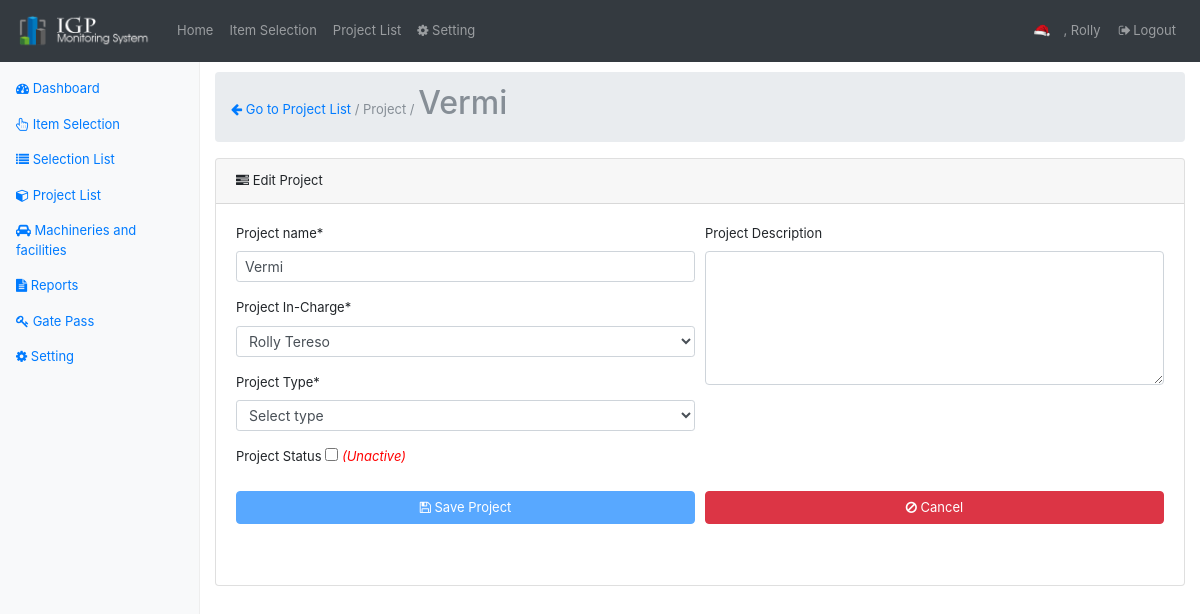
The app's page /project-register.php?edit=3 (signed in), older data.
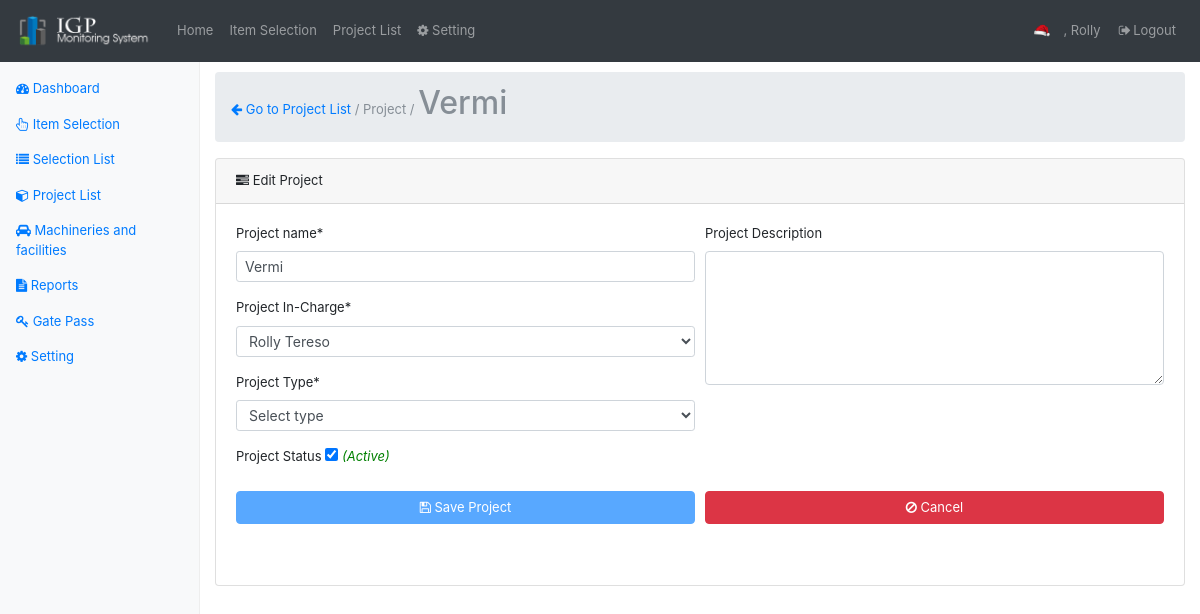
The same page, newer data.
### tables this page shows
CREATE TABLE `projects` (
  `project_id` int(11) NOT NULL,
  `project_type` varchar(45) DEFAULT NULL,
  `project_name` varchar(45) DEFAULT NULL,
  `project_description` varchar(45) DEFAULT NULL,
  `project_status` enum('Y','N') DEFAULT 'Y',
  `project_incharge` int(11) DEFAULT NULL,
  `created_on` timestamp NULL DEFAULT CURRENT_TIMESTAMP,
  `created_by` int(11) DEFAULT NULL
);

### classes/DbConfig.php (called while the page is built, shortened)
<?php
class DbConfig
{
    private $_host = 'localhost';
    private $_username = 'root';
    private $_password = '';
    private $_database = 'monitoringsystem';
    protected $connection;
    public function __construct()
    {
        if (!isset($this->connection)) {
            $this->connection = new mysqli($this->_host, $this->_username, $this->_password, $this->_database);
        }
        return $this->connection;
    }
}
?>

### classes/Crud.php (called while the page is built, shortened)
<?php
include_once 'DbConfig.php';
class Crud extends DbConfig
{
    public function getData($query)
    {
        $result = $this->connection->query($query);
        $rows = array();
        while ($row = $result->fetch_assoc()) {
            $rows[] = $row;
        }
        return $rows;
    }
}
?>

### project-register.php (the view, shortened to what the changed rows need)
<?php
    require_once('layout/header.php');
    require_once('classes/Crud.php');
    $crud = new Crud();
    $users = $crud->getData("SELECT * FROM users ;");
    $project_name= "";
    $project_description  = "";
    $project_status="";
    $project_incharge ="";
    $found=false;
    $add=true;
    if(isset($_GET['edit'])){
       $id = $crud->escape_string($_GET['edit']);
       if(is_numeric($id) && $id!=''){
            $projects = $crud->getData("SELECT * FROM projects WHERE project_id=".$_GET['edit']);
            $found=(count($projects)==1)?true:false;
            $add=false;
            foreach ($projects as $res) {
                $project_name = $res['project_name'];
                $project_description  = $res['project_description'];
                $project_status  = $res['project_status'];
                $project_incharge =$res['project_incharge'];
            }
      }
    }
?>
<link href="assets/bootstrap-datepicker3.min.css" rel="stylesheet">
<?php require_once('layout/nav.php');?>
        <main role="main" class="col-sm-9 ml-sm-auto col-md-10 pt-3">
           <nav aria-label="breadcrumb" role="navigation">
              <ol class="breadcrumb">
                    <li class="breadcrumb-item active" aria-current="page"><a href='project-list.php'><i class="fa fa-arrow-left" aria-hidden="true"></i> Go to Project List</a> / Project / <h2><?php echo  $project_name;?></h2></li>
              </ol>
           </nav>
         <div class="card">
              <div class="card-body">
              <?php if($found || $add){?>
                      <div class="row">
                        <div class="col-md-12">
                               <form data-toggle="validator" role="form" id="form">
                                        <div class="form-row">
                                              <div class="col-md-6">
                                                  <div class="form-group">
                                                        <label for="exampleInputName">Project name*</label>
                                                        <input class="form-control form-control-sm" id="project_name" name="project_name" type="text"  placeholder="Enter project name" required value="<?php echo $project_name;?>">
                                                  </div>
                                                   <div class="form-group">
                                                  <label>Project In-Charge*</label>
                                                        <select required class="form-control form-control-sm" id="project_incharge" name="project_incharge">
                                                              <?php
                                                                  foreach ($users as $res) {
                                                              ?>
                                                              <option value="<?php echo $res['user_id'];?>"
                                                                <?php echo($res['user_id']==$project_incharge)?'Selected':'';?>
                                                                ><?php echo $res['firstname'].' '.$res['lastname'];?></option>
                                                              <?php } ?>
                                                        </select>
                                                  </div>
                                                  <div class="form-group">
                                                  <label>Project Type*</label>
                                                        <select required class="form-control form-control-sm" id="project_type" name="project_type">
                                                              <option value=""> Select type</option>
                                                        </select>
                                                  </div>
                                                  <div class="form-group">
                                                              <label for="check">Project Status</label>
                                                              <input  id="project_status" name="project_status" type="checkbox"
                                                              <?php echo($project_status=='Y')?'checked':'';?> />
                                                              <span id="stat" class="italic <?php echo($project_status=='Y')?'green':'red';?>"><?php echo($project_status=='Y')?'(Active)':'(Unactive)';?></span>
                                                    </div>
                                              </div>
                                              <div class="col-md-6">
                                                 <div class="form-group">
                                                      <label for="exampleInputLastName">Project Description</label>
                                                      <textarea rows="5" class="form-control " name="project_description" style="margin-top: 0px; margin-bottom: 0px;">
                                                        <?php echo($project_description=='')?'':$project_description;?></textarea>
                                                  </div>
                                              </div>
                                        </div>
                                        <div class="form-group">
                                          <div class="form-row">
                                              <div class="col-md-6">
                                                  <button type="submit" name="submit" class="btn btn-primary btn-block" ><i class="fa fa-floppy-o" aria-hidden="true"></i> Save Project</button>
                                              </div>
                                              <br/><br/>
                                              <div class="col-md-6">
                                                  <button id="cancel" class="btn btn-danger btn-block" ><i class="fa fa-ban" aria-hidden="true"></i> Cancel</button>
                                              </div>
                                          </div>
                                      </div>
                              </form>
                              <br/>
                      </div>
                  </div>
                  <?php }else{?>
                         <h2 style="text-align: center;width: 100%;"><span style='color:red;'>SYSTEM ERROR 404:</span><br/><small>Project Not Found, maybe because project is not exist.</small></h2>
                  <?php } ?>
              </div>
        </div>
        </div>
<?php require_once('layout/footer.php');?>

Row changes from the older to the newer data that the page shows:
changed projects "Vermi": project_status "☐" → "☑"
Text that changed along with them:
text no longer shown: "(Unactive)"
text now shown: "(Active)"
